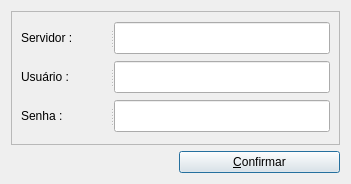
<?xml version="1.0" encoding="UTF-8"?>
<ui version="4.0">
 <class>Dialog</class>
 <widget class="QDialog" name="Dialog">
  <property name="geometry">
   <rect>
    <x>0</x>
    <y>0</y>
    <width>351</width>
    <height>184</height>
   </rect>
  </property>
  <property name="windowTitle">
   <string>Login SAP Gerente</string>
  </property>
  <property name="sizeGripEnabled">
   <bool>false</bool>
  </property>
  <property name="modal">
   <bool>false</bool>
  </property>
  <layout class="QGridLayout" name="gridLayout">
   <item row="1" column="0">
    <widget class="QLabel" name="version_text">
     <property name="text">
      <string/>
     </property>
    </widget>
   </item>
   <item row="0" column="0" colspan="2">
    <widget class="QFrame" name="login_frame">
     <property name="frameShape">
      <enum>QFrame::StyledPanel</enum>
     </property>
     <property name="frameShadow">
      <enum>QFrame::Plain</enum>
     </property>
     <layout class="QVBoxLayout" name="verticalLayout">
      <item>
       <widget class="QSplitter" name="splitter">
        <property name="orientation">
         <enum>Qt::Horizontal</enum>
        </property>
        <widget class="QLabel" name="label">
         <property name="text">
          <string>Servidor :</string>
         </property>
        </widget>
        <widget class="QLineEdit" name="serverLe">
         <property name="sizePolicy">
          <sizepolicy hsizetype="Fixed" vsizetype="Fixed">
           <horstretch>0</horstretch>
           <verstretch>0</verstretch>
          </sizepolicy>
         </property>
         <property name="minimumSize">
          <size>
           <width>216</width>
           <height>32</height>
          </size>
         </property>
         <property name="maximumSize">
          <size>
           <width>216</width>
           <height>32</height>
          </size>
         </property>
        </widget>
       </widget>
      </item>
      <item>
       <widget class="QSplitter" name="splitter_2">
        <property name="orientation">
         <enum>Qt::Horizontal</enum>
        </property>
        <widget class="QLabel" name="label_2">
         <property name="text">
          <string>Usuário :</string>
         </property>
        </widget>
        <widget class="QLineEdit" name="userLe">
         <property name="sizePolicy">
          <sizepolicy hsizetype="Fixed" vsizetype="Fixed">
           <horstretch>0</horstretch>
           <verstretch>0</verstretch>
          </sizepolicy>
         </property>
         <property name="minimumSize">
          <size>
           <width>216</width>
           <height>32</height>
          </size>
         </property>
         <property name="maximumSize">
          <size>
           <width>216</width>
           <height>32</height>
          </size>
         </property>
        </widget>
       </widget>
      </item>
      <item>
       <widget class="QSplitter" name="splitter_3">
        <property name="orientation">
         <enum>Qt::Horizontal</enum>
        </property>
        <widget class="QLabel" name="label_3">
         <property name="text">
          <string>Senha :</string>
         </property>
        </widget>
        <widget class="QLineEdit" name="passwordLe">
         <property name="sizePolicy">
          <sizepolicy hsizetype="Fixed" vsizetype="Fixed">
           <horstretch>0</horstretch>
           <verstretch>0</verstretch>
          </sizepolicy>
         </property>
         <property name="minimumSize">
          <size>
           <width>216</width>
           <height>32</height>
          </size>
         </property>
         <property name="maximumSize">
          <size>
           <width>216</width>
           <height>32</height>
          </size>
         </property>
         <property name="echoMode">
          <enum>QLineEdit::Password</enum>
         </property>
        </widget>
       </widget>
      </item>
     </layout>
     <zorder>splitter</zorder>
     <zorder>splitter_2</zorder>
     <zorder>splitter_3</zorder>
     <zorder>submitBtn</zorder>
     <zorder>serverLe</zorder>
     <zorder>userLe</zorder>
     <zorder>passwordLe</zorder>
     <zorder>label</zorder>
     <zorder>label_2</zorder>
     <zorder>label_3</zorder>
    </widget>
   </item>
   <item row="1" column="1">
    <widget class="QPushButton" name="submitBtn">
     <property name="text">
      <string>&amp;Confirmar</string>
     </property>
    </widget>
   </item>
  </layout>
 </widget>
 <tabstops>
  <tabstop>serverLe</tabstop>
  <tabstop>userLe</tabstop>
  <tabstop>passwordLe</tabstop>
  <tabstop>submitBtn</tabstop>
 </tabstops>
 <resources/>
 <connections/>
</ui>
